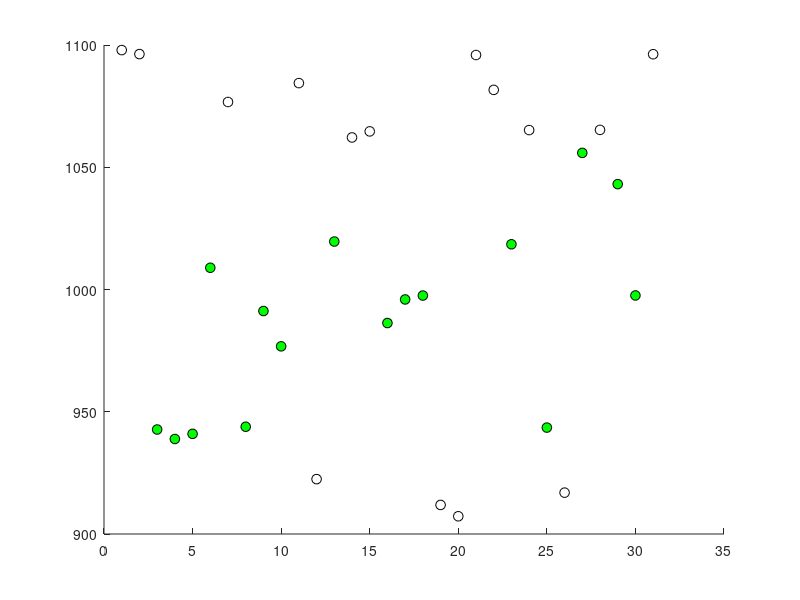

MATLAB code to generate this figure: (Note: this script raises an error after producing the figure.)
% Atmospheric Pressure Analysis
% Generate and plot atmospheric pressure data for 4 sensors over 31 days
% Each sensor measured 3 times per day (morning, noon, evening)

clear; clc; close all;

% Generate atmospheric pressure data
% 4 sensors (rows) × 3 measurements per day (columns) × 31 days (depth)
atmosphericPressure = zeros(4, 3, 31);

% Fill with random values between 900 and 1100
for day = 1:31
    for measurement = 1:3
        for sensor = 1:4
            atmosphericPressure(sensor, measurement, day) = 900 + 200*rand();
        end
    end
end

% Display data dimensions
fprintf('Data matrix dimensions: %d × %d × %d\n', size(atmosphericPressure, 1), size(atmosphericPressure, 2), size(atmosphericPressure, 3));
fprintf('Total measurements: %d\n', numel(atmosphericPressure));

% Calculate daily averages for each sensor
dailyAverages = zeros(4, 31);
for day = 1:31
    for sensor = 1:4
        % Average of 3 daily measurements for each sensor
        dailyAverages(sensor, day) = mean(atmosphericPressure(sensor, :, day));
    end
end

% Extract evening measurements for sensor 1 (measurement 3 = evening)
sensor1Evening = squeeze(atmosphericPressure(1, 3, :));

% Create the plot
figure('Position', [100, 100, 1200, 800]);
hold on;

% Define pressure limits
lowerLimit = 930;
upperLimit = 1060;

% Plot white dotted line for sensor 1 evening measurements
plot(1:31, sensor1Evening, 'Color', [1, 1, 1], 'LineStyle', ':', 'LineWidth', 2, 'MarkerSize', 6);

% Color points based on pressure limits
for day = 1:31
    if sensor1Evening(day) < lowerLimit || sensor1Evening(day) > upperLimit
        % Points outside range - white filled
        scatter(day, sensor1Evening(day), 50, 'w', 'filled', 'MarkerEdgeColor', 'k');
    else
        % Points inside range - green filled
        scatter(day, sensor1Evening(day), 50, 'g', 'filled', 'MarkerEdgeColor', 'k');
    end
end

% Add pressure limit lines
yline(930, '-', 'Color', 'm', 'LineWidth', 2, ...
      'DisplayName', 'Lower Limit');
yline(1060, '-', 'Color', 'm', 'LineWidth', 2, ...
      'DisplayName', 'Upper Limit');

% Customize the plot
xlabel('Day of Month', 'FontSize', 12);
ylabel('Atmospheric Pressure (hPa)', 'FontSize', 12);
title('First sensor, evening, all days', 'FontSize', 14);
legend('Location', 'northeastoutside', 'FontSize', 8);

% Set background color to dark for better contrast with white line
set(gca, 'Color', [0.1, 0.1, 0.1]);
set(gcf, 'Color', [0.1, 0.1, 0.1]);

% Add statistics for sensor 1 evening measurements
meanPressure = mean(sensor1Evening);
stdPressure = std(sensor1Evening);
minPressure = min(sensor1Evening);
maxPressure = max(sensor1Evening);

% Count points inside and outside the range
pointsInside = sum(sensor1Evening >= lowerLimit & sensor1Evening <= upperLimit);
pointsOutside = 31 - pointsInside;

text(0.02, 0.98, sprintf('Mean: %.1f hPa\nStd: %.1f hPa\nMin: %.1f hPa\nMax: %.1f hPa\n\nGreen points (in range): %d\nWhite points (out of range): %d', ...
     meanPressure, stdPressure, minPressure, maxPressure, pointsInside, pointsOutside), ...
     'Units', 'normalized', 'VerticalAlignment', 'top', 'FontSize', 10, ...
     'BackgroundColor', 'white', 'EdgeColor', 'black', 'Color', 'black');

% Display summary statistics for sensor 1 evening measurements
fprintf('\nSensor 1 Evening Measurements Statistics:\n');
fprintf('Mean pressure: %.2f hPa\n', mean(sensor1Evening));
fprintf('Std deviation: %.2f hPa\n', std(sensor1Evening));
fprintf('Min pressure: %.2f hPa\n', min(sensor1Evening));
fprintf('Max pressure: %.2f hPa\n', max(sensor1Evening));
fprintf('Range: %.2f hPa\n', max(sensor1Evening) - min(sensor1Evening));
fprintf('Points within range (930-1060 hPa): %d\n', pointsInside);
fprintf('Points outside range: %d\n', pointsOutside);

% Save the plot
saveas(gcf, 'sensor1_evening_pressure.png');
fprintf('\nPlot saved as sensor1_evening_pressure.png\n');
